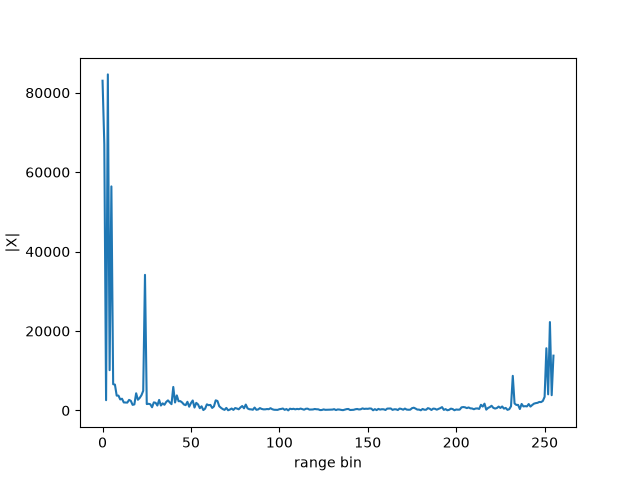

Source code (Python):
import numpy as np
import matplotlib
matplotlib.use('Agg')        # no display on WSL, so save the plot to a file
import matplotlib.pyplot as plt
import os

a = np.load(os.path.expanduser('~/data/cubelearn/hand_organized/0_0_0.npy'))   # (2, 10, 128, 12, 256)

# I and Q of frame 0, chirp 0, virtual antenna 0, each a length-256 vector
I = a[0, 0, 0, 0, :]
Q = a[1, 0, 0, 0, :]

# combine them into one complex vector
x = I + Q * 1j

X = np.fft.fft(x)
mag = np.abs(X)

# which bin is the peak in? use np.argmax
print('peak bin:', np.argmax(mag))

plt.plot(mag)
plt.xlabel('range bin'); plt.ylabel('|X|')
plt.savefig('/home/yuzhiyan/LRCCP/experiments/range_fft.png')
